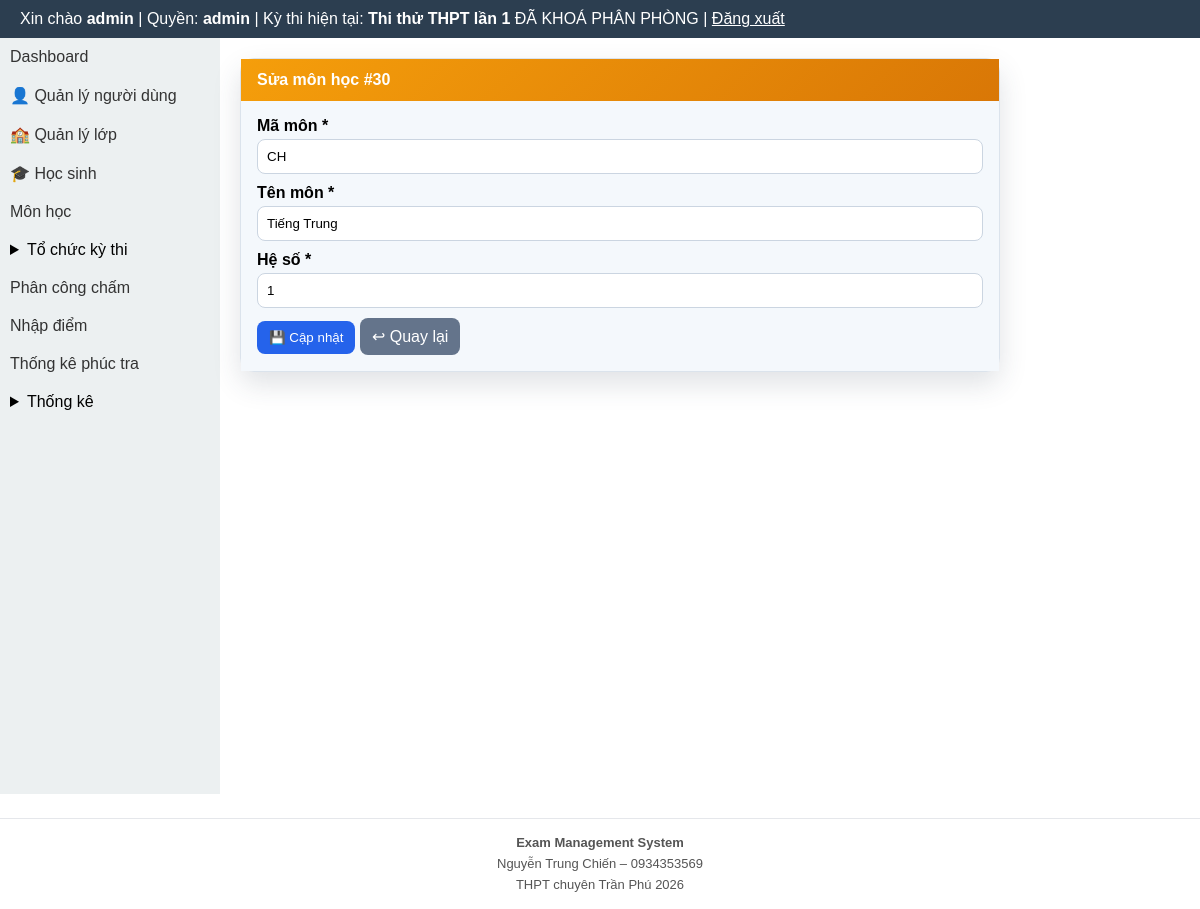
The page /modules/subjects/edit.php?id=30 (signed in) on the database its author committed.
### tables this page shows
CREATE TABLE exams (
  id INTEGER PRIMARY KEY AUTOINCREMENT,
  ten_ky_thi TEXT,
  nam INTEGER,
  ngay_thi TEXT
, is_default INTEGER DEFAULT 0, deleted_at TEXT, distribution_locked INTEGER DEFAULT 0, rooms_locked INTEGER DEFAULT 0, exam_locked INTEGER DEFAULT 0, scoring_closed INTEGER DEFAULT 0, exam_mode INTEGER DEFAULT 1, is_locked INTEGER DEFAULT 0, is_score_entry_locked INTEGER DEFAULT 0, is_score_published INTEGER DEFAULT 0, is_recheck_open INTEGER DEFAULT 0);

CREATE TABLE subjects (
  id INTEGER PRIMARY KEY AUTOINCREMENT,
  ma_mon TEXT UNIQUE,
  ten_mon TEXT,
  he_so REAL
);

### layout/header.php (called while the page is built, shortened)
<?php
require_once BASE_PATH . '/templates/header.php';

### core/auth.php (called while the page is built, shortened)
<?php
function normalize_role(?string $role): string {
    $normalized = strtolower(trim((string) $role));
    return match ($normalized) {
        'score_entry', 'score-input', 'score_input', 'nhapdiem', 'nhap_diem' => 'scorer',
        'exam_manager', 'quanlythi', 'exam-manager' => 'organizer',
        default => $normalized,
    };
}
function current_user_role(): string {
    $sessionRole = $_SESSION['role'] ?? null;
    if (is_string($sessionRole) && trim($sessionRole) !== '') {
        return normalize_role($sessionRole);
    }
    $userRole = $_SESSION['user']['role'] ?? null;
    return normalize_role(is_string($userRole) ? $userRole : '');
}

### modules/exams/exam_context_helper.php (called while the page is built, shortened)
<?php
function ensureExamLockColumns(PDO $pdo): void
{
    $cols = array_column($pdo->query('PRAGMA table_info(exams)')->fetchAll(PDO::FETCH_ASSOC), 'name');
}
function getCurrentExam(): ?array
{
    global $pdo;
    $cols = array_column($pdo->query('PRAGMA table_info(exams)')->fetchAll(PDO::FETCH_ASSOC), 'name');
    $hasDeletedAt = in_array('deleted_at', $cols, true);
    $activeWhere = $hasDeletedAt ? '(deleted_at IS NULL OR trim(deleted_at) = "")' : '1=1';
    $defaultStmt = $pdo->query('SELECT * FROM exams WHERE ' . $activeWhere . ' AND is_default = 1 ORDER BY id DESC LIMIT 1');
    $defaultExam = $defaultStmt ? $defaultStmt->fetch(PDO::FETCH_ASSOC) : false;
    if (is_array($defaultExam)) {
        return $defaultExam;
    }
}
function getCurrentExamInfo(): ?array
{
    $exam = getCurrentExam();
    global $pdo;
    ensureExamLockColumns($pdo);
    return [
        'id' => (int) ($exam['id'] ?? 0),
        'ten_ky_thi' => (string) ($exam['ten_ky_thi'] ?? ''),
        'distribution_locked' => (int) ($exam['distribution_locked'] ?? 0),
        'rooms_locked' => (int) ($exam['rooms_locked'] ?? 0),
        'exam_locked' => (int) ($exam['exam_locked'] ?? 0),
    ];
}

### modules/subjects/edit.php (the view, shortened to what this page needs)
<?php
require_once BASE_PATH . '/core/auth.php';
require_once BASE_PATH . '/core/db.php';
$id = filter_input(INPUT_GET, 'id', FILTER_VALIDATE_INT);
$stmt = $pdo->prepare('SELECT id, ma_mon, ten_mon, he_so FROM subjects WHERE id = :id LIMIT 1');
$stmt->execute([':id' => $id]);
$subject = $stmt->fetch(PDO::FETCH_ASSOC);
$formData = $subject;
require_once BASE_PATH . '/layout/header.php';
?>
<div class="subjects-layout">
    <?php require_once BASE_PATH . '/layout/sidebar.php'; ?>
    <div class="subjects-main">
        <div class="card">
            <div class="head"><strong>Sửa môn học #<?= (int) $subject['id'] ?></strong></div>
            <div class="body">
                <form method="post">
                    <div class="field"><label>Mã môn *</label><input type="text" name="ma_mon" value="<?= htmlspecialchars($formData['ma_mon'], ENT_QUOTES, 'UTF-8') ?>" required></div>
                    <div class="field"><label>Tên môn *</label><input type="text" name="ten_mon" value="<?= htmlspecialchars($formData['ten_mon'], ENT_QUOTES, 'UTF-8') ?>" required></div>
                    <div class="field"><label>Hệ số *</label><input type="number" step="0.01" min="0.01" name="he_so" value="<?= htmlspecialchars((string)$formData['he_so'], ENT_QUOTES, 'UTF-8') ?>" required></div>
                    <button class="btn btn-primary" type="submit">💾 Cập nhật</button>
                    <a class="btn btn-secondary" href="<?= BASE_URL ?>/modules/subjects/index.php">↩ Quay lại</a>
                </form>
            </div>
        </div>
    </div>
</div>
<?php require_once BASE_PATH . '/layout/footer.php'; ?>

### templates/header.php (shortened to what this page needs)
<?php
require_once BASE_PATH . '/core/auth.php';
$currentExamInfo = null;
$role = function_exists('current_user_role') ? current_user_role() : strtolower(trim((string) ($_SESSION['role'] ?? $_SESSION['user']['role'] ?? '')));
if (in_array($role, ['admin', 'organizer'], true)) {
    require_once BASE_PATH . '/core/db.php';
    require_once BASE_PATH . '/modules/exams/exam_context_helper.php';
    $currentExamInfo = getCurrentExamInfo();
}
$role = $role ?? (function_exists('current_user_role') ? current_user_role() : '');
$currentExamInfo = $currentExamInfo ?? null;
?>
<!DOCTYPE html>
<html lang="vi">
<head>
</head>
<body>
<div class="header">
    Xin chào <b><?= $_SESSION['user']['username'] ?></b>
    | Quyền: <b><?= htmlspecialchars((string) $role, ENT_QUOTES, 'UTF-8') ?></b>
    <?php if ($currentExamInfo !== null): ?>
        | Kỳ thi hiện tại: <b><?= htmlspecialchars((string) $currentExamInfo['ten_ky_thi'], ENT_QUOTES, 'UTF-8') ?></b>
        <?php if (($currentExamInfo['distribution_locked'] ?? 0) === 1 || ($currentExamInfo['rooms_locked'] ?? 0) === 1): ?>
            <span class="badge bg-danger">ĐÃ KHOÁ PHÂN PHÒNG</span>
        <?php endif; ?>
    <?php endif; ?>
    | <a href="<?= BASE_URL ?>/logout.php" style="color:#fff">Đăng xuất</a>
</div>

### templates/header.php (style rules this page uses)
* { box-sizing: border-box; }
body { margin:0; font-family: Arial; }
.header { background:#2c3e50; color:#fff; padding:10px 20px; }

### modules/subjects/edit.php (style rules this page uses)
.subjects-layout { display:flex; align-items:stretch; width:100%; min-height:calc(100vh - 44px); }
.subjects-main { flex:1 1 auto; min-width:0; padding:20px; }
.card { background:#fff; border:1px solid #dbe3ec; border-radius:14px; box-shadow:0 12px 28px rgba(44,62,80,.15); max-width:760px; }
.head { background:linear-gradient(135deg,#f59e0b,#d97706); color:#fff; padding:12px 16px; }
.body { background:#f4f8fc; padding:16px; }
.field { margin-bottom:10px; }
.field label { display:block; font-weight:700; margin-bottom:4px; }
.field input { width:100%; padding:9px; border:1px solid #cbd5e1; border-radius:8px; }
.btn { display:inline-block; text-decoration:none; border:none; border-radius:8px; color:#fff; padding:9px 12px; cursor:pointer; }
.btn-primary { background:#2563eb; }
.btn-secondary { background:#64748b; }

### rows shown on the page
exams: ten_ky_thi "Thi thử THPT lần 1"
subjects: id "30", ma_mon "CH", ten_mon "Tiếng Trung", he_so "1"

### other values the page prints
$_SESSION['user']['username'] "admin"
$role "admin"
